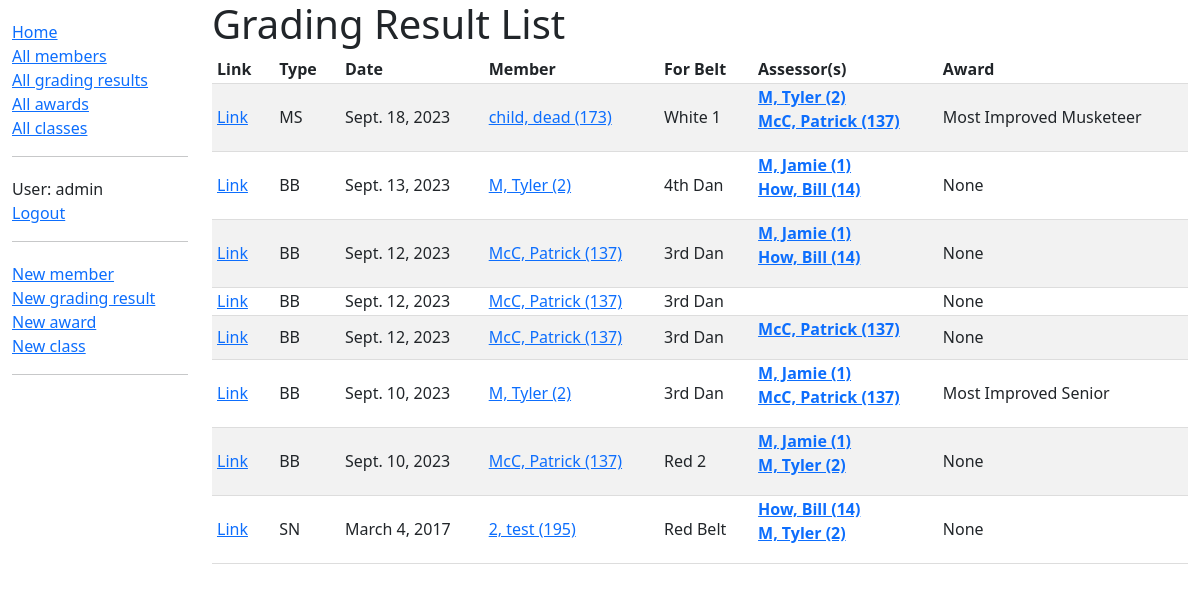
The page /dashboard/gradings/ (signed in) on the database as committed earlier.
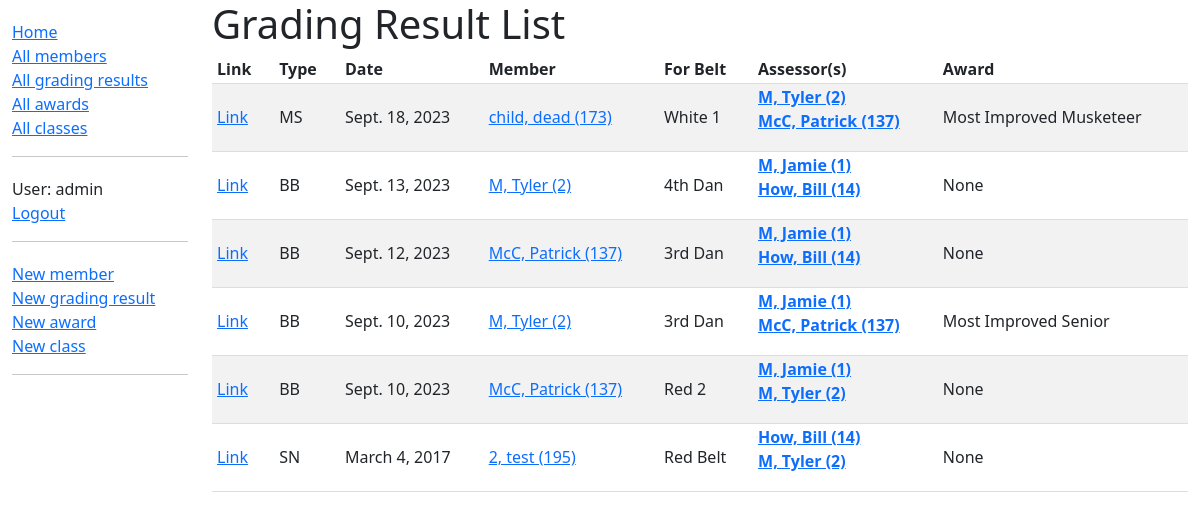
The same page on the database as committed later.
### dashboard/models.py (models this page shows, shortened)
class GradingResult(models.Model):
    member = models.ForeignKey(Member, on_delete=models.RESTRICT, related_name='member2gradings')
    date = models.DateField()
    type = models.CharField(max_length=2, choices=GRADINGS)
    assessor = models.ManyToManyField(Member, help_text='Who assessed this particular grading?', related_name='assessor2gradings')
    forbelt = models.CharField(max_length=50, choices=BELT_CHOICES, verbose_name="For Belt")
    comments = models.CharField(max_length=200, blank=True)
    award = models.ForeignKey(Award, on_delete=models.RESTRICT, verbose_name='Award', null=True, blank=True)
    class Meta:
        ordering = ['-date', 'type', '-forbelt', 'member__idnumber']
    def get_absolute_url(self):
        return reverse('grading-result-detail', args=[str(self.id)])

class Member(models.Model):
    first_name = models.CharField(max_length=50)
    last_name = models.CharField(max_length=50)
    idnumber = models.SmallIntegerField(verbose_name="ID Number")
    address_line_1 = models.CharField(max_length=200, help_text="Street Number and Name", blank=True)
    address_line_2 = models.CharField(max_length=200, help_text="Suburb", blank=True)
    address_line_3 = models.CharField(max_length=4, help_text="Postcode", blank=True)
    date_of_birth = models.DateField()
    belt = models.CharField(max_length=50, choices=BELT_CHOICES, blank=True)
    email = models.EmailField()
    phone = models.CharField(max_length=100)
    team_leader_instructor = models.CharField(max_length=2, choices=TL_INST_RANKS, blank=True, verbose_name="Team Leader/Instructor")
    active = models.BooleanField(default=True)
    class Meta:
        ordering = ['-belt','idnumber']
    def __str__(self):
        return f'{self.last_name}, {self.first_name} ({self.idnumber})'
    def get_absolute_url(self):
        return reverse('member-detail', args=[str(self.id)])

class Award(models.Model):
    name = models.CharField(max_length=200)
    def __str__(self):
        return self.name

### dashboard/views.py (the view)
# urls.py: path('gradings/', views.GradingResultListView.as_view(), name='gradingresults'),
class GradingResultListView(LoginRequiredMixin, generic.ListView):
    model = GradingResult
    paginate_by = 15

### dashboard/templates/dashboard/gradingresult_list.html
{% extends "base_generic.html" %}
{% block content %}
  <h1>Grading Result List</h1>
  {% if gradingresult_list %}
  <table style="width: 100%;">
    <tr>
      <th>Link</th>
      <th>Type</th>
      <th>Date</th>
      <th>Member</th>
      <th>For Belt</th>
      <th>Assessor(s)</th>
      <th>Award</th>
    </tr>
    {% for gr in gradingresult_list %}
      <tr class="content">
        <td><a href="{{ gr.get_absolute_url }}">Link</a></td>
        <td>{{ gr.type }}</td>
        <td>{{ gr.date }}</td>
        <td><a href="{{ gr.member.get_absolute_url }}">{{ gr.member }}</a></td>
        <td>{{ gr.get_forbelt_display }}</td>
        <td>
          <dl>
          {% for a in gr.assessor.all %}
            <dt><a href="{{ a.get_absolute_url }}">{{ a }}</a></dt>
          {% endfor %}
          </dl>
        </td>
        <td>{{ gr.award }}</td>
      </tr>
    {% endfor %}
  </table>
  {% else %}
    <p>There are no grading results.</p>
  {% endif %}
{% endblock %}

### dashboard/templates/base_generic.html (shortened to what this page needs)
<!DOCTYPE html>
<html lang="en">
<head>
  <link href="https://cdn.jsdelivr.net/npm/bootstrap@5.1.3/dist/css/bootstrap.min.css" rel="stylesheet">
  {% load static %}
  <link rel="stylesheet" href="{% static 'css/styles.css' %}">
</head>
<body>
  <div class="container-fluid">
    <div class="row">
      <div class="col-sm-2">
      {% block sidebar %}
        <ul class="sidebar-nav">
          <li><a href="{% url 'index' %}">Home</a></li>
          <li><a href="{% url 'members' %}">All members</a></li>
          <li><a href="{% url 'gradingresults' %}">All grading results</a></li>
          <li><a href="{% url 'awards' %}">All awards</a></li>
          <li><a href="{% url 'classes' %}">All classes</a></li>
        </ul>
        <hr>
        <ul class="sidebar-nav">
        {% if user.is_authenticated %}
            <li>User: {{ user.get_username }}</li>
            <li><a href="{% url 'logout' %}?next={{ request.path }}">Logout</a></li>
          </ul>
          <hr>
          <ul class="sidebar-nav">
            <li><a href="{% url 'add-member' %}">New member</a></li>
            <li><a href="{% url 'add-grading-result' %}">New grading result</a></li>
            <li><a href="{% url 'add-award' %}">New award</a></li>
            <li><a href="{% url 'add-class' %}">New class</a></li>
          </ul>
        {% else %}
          <li><a href="{% url 'login' %}?next={{ request.path }}">Login</a></li>
        {% endif %}
        <hr>
     {% endblock %}
      </div>
      <div class="col-sm-10 ">{% block content %}{% endblock %}
      </div>
    </div>
  </div>
</body>
</html>

### dashboard/static/css/styles.css (style rules this page uses)
.sidebar-nav { margin-top: 20px; padding: 0; list-style: none; }
th, td { border-bottom: 1px solid #ddd; text-align: left; padding-right: 15px; padding-left: 5px; padding-bottom: 2px; }
tr:nth-child(even) { background-color: #f2f2f2; }

Rows that differ between the two databases and show on the page:
removed GradingResult: type "BB", date "Sept. 12, 2023", member "McC, Patrick (137)", forbelt "3rd Dan", award "None"
removed GradingResult: type "BB", date "Sept. 12, 2023", member "McC, Patrick (137)", forbelt "3rd Dan", award "None", Member (last_name+first_name+idnumber "McC, Patrick (137)")
